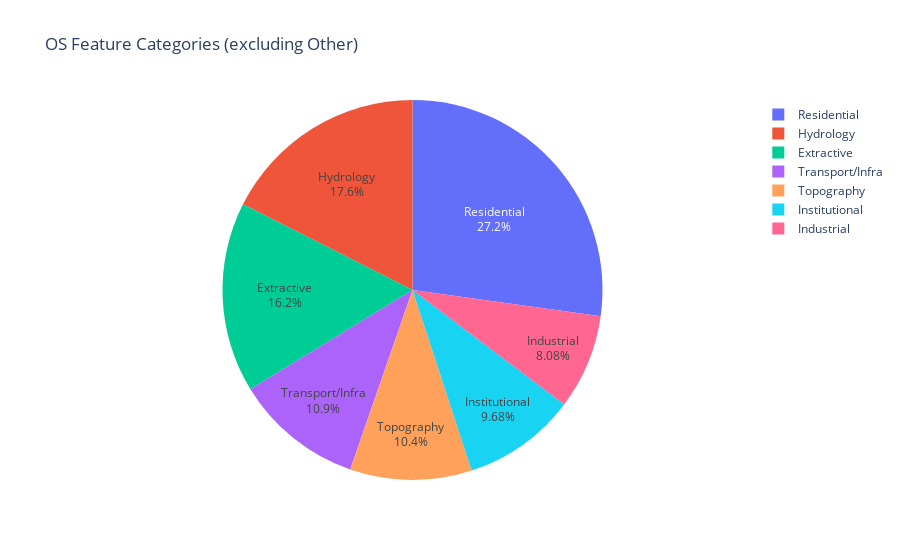

Here is the notebook cell this chart was saved with:
### Code cell
# LLM Generated Code #

import plotly.express as px

# 1. compute counts and drop the ‘Other’ slice
counts = (df['category']
          .value_counts()
          .drop('Other')
          .reset_index(name='count'))
counts.columns = ['category', 'count']

# 2. build the pie chart
fig = px.pie(
    counts,
    names='category',
    values='count',
    title='OS Feature Categories (excluding Other)',
    labels={'count':'Number of Features'}
)
fig.update_traces(textinfo='percent+label')  # show both %
fig.show()
fig.write_image("gb-graph1.jpg", width=800, height=600, scale=2)

### Figure 1 — Plotly figure (JSON) as saved in the notebook; plotly's stock layout.template omitted (floating-point values rounded to 4 significant figures)
{"data": [{"domain": {"x": [0, 1], "y": [0, 1]}, "hovertemplate": "category=%{label}<br>Number of Features=%{value}<extra></extra>", "labels": ["Residential", "Hydrology", "Extractive", "Transport/Infra", "Topography", "Institutional", "Industrial"], "legendgroup": "", "name": "", "showlegend": true, "textinfo": "percent+label", "type": "pie", "values": [163143, 105245, 97060, 65616, 62063, 58018, 48436]}], "layout": {"autosize": true, "legend": {"tracegroupgap": 0}, "title": {"text": "OS Feature Categories (excluding Other)"}}}
